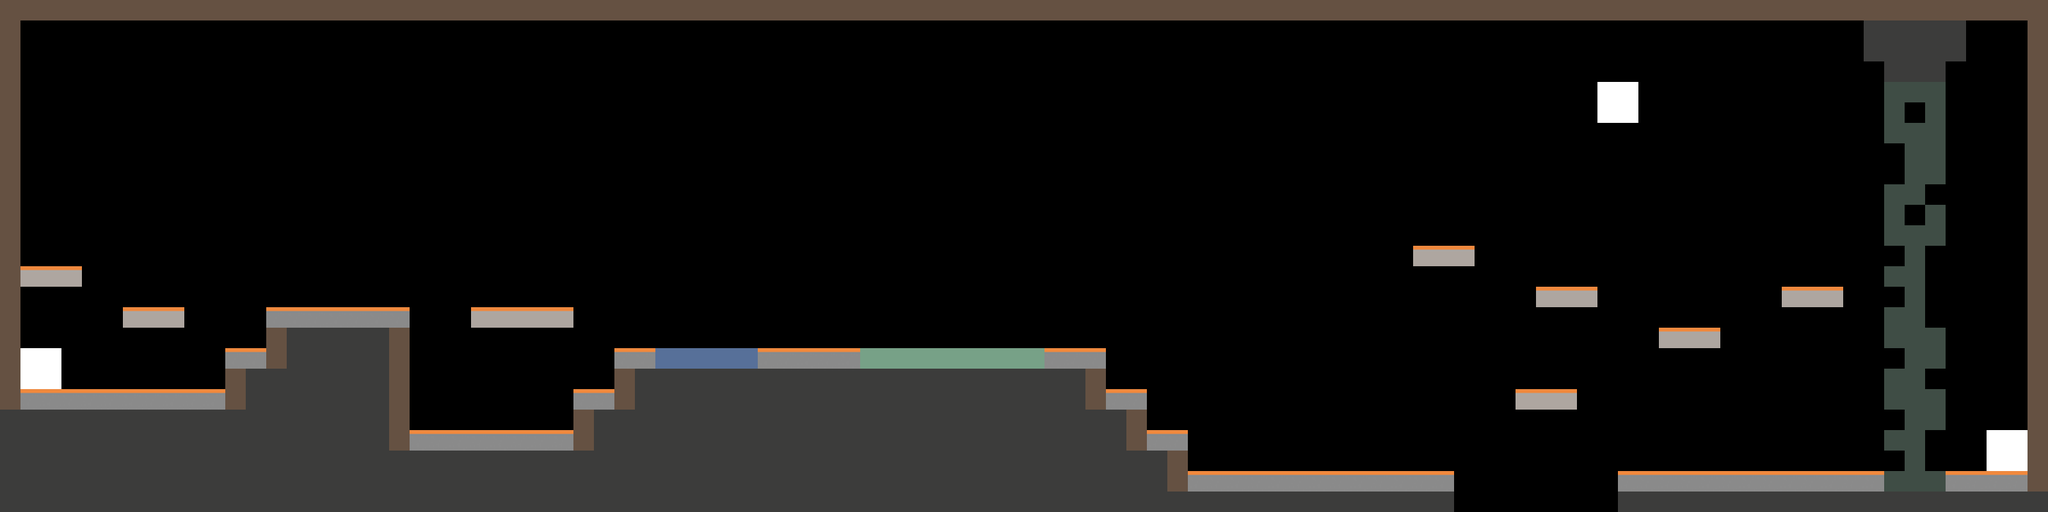

Rendered tile map (Tiled .tmx) drawn with the repository's tilesets; below, a short description and the full map source, tile grids included:
An orthogonal 100x25 tile map with 32x32 px tiles, 1 tile layer (Camada de Tiles 1).

<map version="1.0" orientation="orthogonal" width="100" height="25" tilewidth="32" tileheight="32">
 <tileset firstgid="1" name="base32" tilewidth="32" tileheight="32">
  <image source="base32.png" trans="ff00ff" width="288" height="32" />
 </tileset>
 <layer name="Camada de Tiles 1" width="100" height="25">
  <data encoding="csv">
5,5,5,5,5,5,5,5,5,5,5,5,5,5,5,5,5,5,5,5,5,5,5,5,5,5,5,5,5,5,5,5,5,5,5,5,5,5,5,5,5,5,5,5,5,5,5,5,5,5,5,5,5,5,5,5,5,5,5,5,5,5,5,5,5,5,5,5,5,5,5,5,5,5,5,5,5,5,5,5,5,5,5,5,5,5,5,5,5,5,5,5,5,5,5,5,5,5,5,5,
5,1,1,1,1,1,1,1,1,1,1,1,1,1,1,1,1,1,1,1,1,1,1,1,1,1,1,1,1,1,1,1,1,1,1,1,1,1,1,1,1,1,1,1,1,1,1,1,1,1,1,1,1,1,1,1,1,1,1,1,1,1,1,1,1,1,1,1,1,1,1,1,1,1,1,1,1,1,1,1,1,1,1,1,1,1,1,1,1,1,1,2,2,2,2,2,1,1,1,5,
5,1,1,1,1,1,1,1,1,1,1,1,1,1,1,1,1,1,1,1,1,1,1,1,1,1,1,1,1,1,1,1,1,1,1,1,1,1,1,1,1,1,1,1,1,1,1,1,1,1,1,1,1,1,1,1,1,1,1,1,1,1,1,1,1,1,1,1,1,1,1,1,1,1,1,1,1,1,1,1,1,1,1,1,1,1,1,1,1,1,1,2,2,2,2,2,1,1,1,5,
5,1,1,1,1,1,1,1,1,1,1,1,1,1,1,1,1,1,1,1,1,1,1,1,1,1,1,1,1,1,1,1,1,1,1,1,1,1,1,1,1,1,1,1,1,1,1,1,1,1,1,1,1,1,1,1,1,1,1,1,1,1,1,1,1,1,1,1,1,1,1,1,1,1,1,1,1,1,1,1,1,1,1,1,1,1,1,1,1,1,1,1,2,2,2,1,1,1,1,5,
5,1,1,1,1,1,1,1,1,1,1,1,1,1,1,1,1,1,1,1,1,1,1,1,1,1,1,1,1,1,1,1,1,1,1,1,1,1,1,1,1,1,1,1,1,1,1,1,1,1,1,1,1,1,1,1,1,1,1,1,1,1,1,1,1,1,1,1,1,1,1,1,1,1,1,1,1,1,9,9,1,1,1,1,1,1,1,1,1,1,1,1,8,8,8,1,1,1,1,5,
5,1,1,1,1,1,1,1,1,1,1,1,1,1,1,1,1,1,1,1,1,1,1,1,1,1,1,1,1,1,1,1,1,1,1,1,1,1,1,1,1,1,1,1,1,1,1,1,1,1,1,1,1,1,1,1,1,1,1,1,1,1,1,1,1,1,1,1,1,1,1,1,1,1,1,1,1,1,9,9,1,1,1,1,1,1,1,1,1,1,1,1,8,1,8,1,1,1,1,5,
5,1,1,1,1,1,1,1,1,1,1,1,1,1,1,1,1,1,1,1,1,1,1,1,1,1,1,1,1,1,1,1,1,1,1,1,1,1,1,1,1,1,1,1,1,1,1,1,1,1,1,1,1,1,1,1,1,1,1,1,1,1,1,1,1,1,1,1,1,1,1,1,1,1,1,1,1,1,1,1,1,1,1,1,1,1,1,1,1,1,1,1,8,8,8,1,1,1,1,5,
5,1,1,1,1,1,1,1,1,1,1,1,1,1,1,1,1,1,1,1,1,1,1,1,1,1,1,1,1,1,1,1,1,1,1,1,1,1,1,1,1,1,1,1,1,1,1,1,1,1,1,1,1,1,1,1,1,1,1,1,1,1,1,1,1,1,1,1,1,1,1,1,1,1,1,1,1,1,1,1,1,1,1,1,1,1,1,1,1,1,1,1,1,8,8,1,1,1,1,5,
5,1,1,1,1,1,1,1,1,1,1,1,1,1,1,1,1,1,1,1,1,1,1,1,1,1,1,1,1,1,1,1,1,1,1,1,1,1,1,1,1,1,1,1,1,1,1,1,1,1,1,1,1,1,1,1,1,1,1,1,1,1,1,1,1,1,1,1,1,1,1,1,1,1,1,1,1,1,1,1,1,1,1,1,1,1,1,1,1,1,1,1,1,8,8,1,1,1,1,5,
5,1,1,1,1,1,1,1,1,1,1,1,1,1,1,1,1,1,1,1,1,1,1,1,1,1,1,1,1,1,1,1,1,1,1,1,1,1,1,1,1,1,1,1,1,1,1,1,1,1,1,1,1,1,1,1,1,1,1,1,1,1,1,1,1,1,1,1,1,1,1,1,1,1,1,1,1,1,1,1,1,1,1,1,1,1,1,1,1,1,1,1,8,8,1,1,1,1,1,5,
5,1,1,1,1,1,1,1,1,1,1,1,1,1,1,1,1,1,1,1,1,1,1,1,1,1,1,1,1,1,1,1,1,1,1,1,1,1,1,1,1,1,1,1,1,1,1,1,1,1,1,1,1,1,1,1,1,1,1,1,1,1,1,1,1,1,1,1,1,1,1,1,1,1,1,1,1,1,1,1,1,1,1,1,1,1,1,1,1,1,1,1,8,1,8,1,1,1,1,5,
5,1,1,1,1,1,1,1,1,1,1,1,1,1,1,1,1,1,1,1,1,1,1,1,1,1,1,1,1,1,1,1,1,1,1,1,1,1,1,1,1,1,1,1,1,1,1,1,1,1,1,1,1,1,1,1,1,1,1,1,1,1,1,1,1,1,1,1,1,1,1,1,1,1,1,1,1,1,1,1,1,1,1,1,1,1,1,1,1,1,1,1,8,8,8,1,1,1,1,5,
5,1,1,1,1,1,1,1,1,1,1,1,1,1,1,1,1,1,1,1,1,1,1,1,1,1,1,1,1,1,1,1,1,1,1,1,1,1,1,1,1,1,1,1,1,1,1,1,1,1,1,1,1,1,1,1,1,1,1,1,1,1,1,1,1,1,1,1,1,4,4,4,1,1,1,1,1,1,1,1,1,1,1,1,1,1,1,1,1,1,1,1,1,8,1,1,1,1,1,5,
5,4,4,4,1,1,1,1,1,1,1,1,1,1,1,1,1,1,1,1,1,1,1,1,1,1,1,1,1,1,1,1,1,1,1,1,1,1,1,1,1,1,1,1,1,1,1,1,1,1,1,1,1,1,1,1,1,1,1,1,1,1,1,1,1,1,1,1,1,1,1,1,1,1,1,1,1,1,1,1,1,1,1,1,1,1,1,1,1,1,1,1,8,8,1,1,1,1,1,5,
5,1,1,1,1,1,1,1,1,1,1,1,1,1,1,1,1,1,1,1,1,1,1,1,1,1,1,1,1,1,1,1,1,1,1,1,1,1,1,1,1,1,1,1,1,1,1,1,1,1,1,1,1,1,1,1,1,1,1,1,1,1,1,1,1,1,1,1,1,1,1,1,1,1,1,4,4,4,1,1,1,1,1,1,1,1,1,4,4,4,1,1,1,8,1,1,1,1,1,5,
5,1,1,1,1,1,4,4,4,1,1,1,1,3,3,3,3,3,3,3,1,1,1,4,4,4,4,4,1,1,1,1,1,1,1,1,1,1,1,1,1,1,1,1,1,1,1,1,1,1,1,1,1,1,1,1,1,1,1,1,1,1,1,1,1,1,1,1,1,1,1,1,1,1,1,1,1,1,1,1,1,1,1,1,1,1,1,1,1,1,1,1,8,8,1,1,1,1,1,5,
5,1,1,1,1,1,1,1,1,1,1,1,1,5,2,2,2,2,2,5,1,1,1,1,1,1,1,1,1,1,1,1,1,1,1,1,1,1,1,1,1,1,1,1,1,1,1,1,1,1,1,1,1,1,1,1,1,1,1,1,1,1,1,1,1,1,1,1,1,1,1,1,1,1,1,1,1,1,1,1,1,4,4,4,1,1,1,1,1,1,1,1,8,8,8,1,1,1,1,5,
5,9,9,1,1,1,1,1,1,1,1,3,3,5,2,2,2,2,2,5,1,1,1,1,1,1,1,1,1,1,3,3,6,6,6,6,6,3,3,3,3,3,7,7,7,7,7,7,7,7,7,3,3,3,1,1,1,1,1,1,1,1,1,1,1,1,1,1,1,1,1,1,1,1,1,1,1,1,1,1,1,1,1,1,1,1,1,1,1,1,1,1,1,8,8,1,1,1,1,5,
5,9,9,1,1,1,1,1,1,1,1,5,2,2,2,2,2,2,2,5,1,1,1,1,1,1,1,1,1,1,5,2,2,2,2,2,2,2,2,2,2,2,2,2,2,2,2,2,2,2,2,2,2,5,1,1,1,1,1,1,1,1,1,1,1,1,1,1,1,1,1,1,1,1,1,1,1,1,1,1,1,1,1,1,1,1,1,1,1,1,1,1,8,8,1,1,1,1,1,5,
5,3,3,3,3,3,3,3,3,3,3,5,2,2,2,2,2,2,2,5,1,1,1,1,1,1,1,1,3,3,5,2,2,2,2,2,2,2,2,2,2,2,2,2,2,2,2,2,2,2,2,2,2,5,3,3,1,1,1,1,1,1,1,1,1,1,1,1,1,1,1,1,1,1,4,4,4,1,1,1,1,1,1,1,1,1,1,1,1,1,1,1,8,8,8,1,1,1,1,5,
2,2,2,2,2,2,2,2,2,2,2,2,2,2,2,2,2,2,2,5,1,1,1,1,1,1,1,1,5,2,2,2,2,2,2,2,2,2,2,2,2,2,2,2,2,2,2,2,2,2,2,2,2,2,2,5,1,1,1,1,1,1,1,1,1,1,1,1,1,1,1,1,1,1,1,1,1,1,1,1,1,1,1,1,1,1,1,1,1,1,1,1,1,8,8,1,1,1,1,5,
2,2,2,2,2,2,2,2,2,2,2,2,2,2,2,2,2,2,2,5,3,3,3,3,3,3,3,3,5,2,2,2,2,2,2,2,2,2,2,2,2,2,2,2,2,2,2,2,2,2,2,2,2,2,2,5,3,3,1,1,1,1,1,1,1,1,1,1,1,1,1,1,1,1,1,1,1,1,1,1,1,1,1,1,1,1,1,1,1,1,1,1,8,8,1,1,1,9,9,5,
2,2,2,2,2,2,2,2,2,2,2,2,2,2,2,2,2,2,2,2,2,2,2,2,2,2,2,2,2,2,2,2,2,2,2,2,2,2,2,2,2,2,2,2,2,2,2,2,2,2,2,2,2,2,2,2,2,5,1,1,1,1,1,1,1,1,1,1,1,1,1,1,1,1,1,1,1,1,1,1,1,1,1,1,1,1,1,1,1,1,1,1,1,8,1,1,1,9,9,5,
2,2,2,2,2,2,2,2,2,2,2,2,2,2,2,2,2,2,2,2,2,2,2,2,2,2,2,2,2,2,2,2,2,2,2,2,2,2,2,2,2,2,2,2,2,2,2,2,2,2,2,2,2,2,2,2,2,5,3,3,3,3,3,3,3,3,3,3,3,3,3,1,1,1,1,1,1,1,1,3,3,3,3,3,3,3,3,3,3,3,3,3,8,8,8,3,3,3,3,5,
2,2,2,2,2,2,2,2,2,2,2,2,2,2,2,2,2,2,2,2,2,2,2,2,2,2,2,2,2,2,2,2,2,2,2,2,2,2,2,2,2,2,2,2,2,2,2,2,2,2,2,2,2,2,2,2,2,2,2,2,2,2,2,2,2,2,2,2,2,2,2,1,1,1,1,1,1,1,1,2,2,2,2,2,2,2,2,2,2,2,2,2,2,2,2,2,2,2,2,2
</data>
 </layer>
</map>